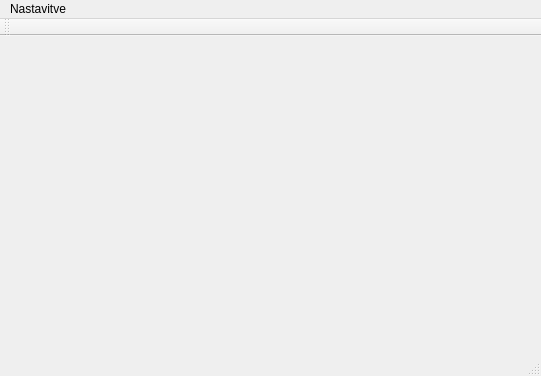
<?xml version="1.0" encoding="UTF-8"?>
<ui version="4.0">
 <class>MainWindow</class>
 <widget class="QMainWindow" name="MainWindow">
  <property name="geometry">
   <rect>
    <x>0</x>
    <y>0</y>
    <width>541</width>
    <height>376</height>
   </rect>
  </property>
  <property name="windowTitle">
   <string>MainWindow</string>
  </property>
  <widget class="QWidget" name="centralWidget">
   <layout class="QVBoxLayout" name="verticalLayout">
    <item>
     <widget class="WidgetOpenGLDraw" name="widget" native="true"/>
    </item>
   </layout>
  </widget>
  <widget class="QMenuBar" name="menuBar">
   <property name="geometry">
    <rect>
     <x>0</x>
     <y>0</y>
     <width>541</width>
     <height>26</height>
    </rect>
   </property>
   <widget class="QMenu" name="menuTest">
    <property name="title">
     <string>Nastavitve</string>
    </property>
    <addaction name="actionTest"/>
    <addaction name="actionFPS_pogled"/>
    <addaction name="actionNalo_i_trajektorijo"/>
    <addaction name="actionNalo_i_trajektorijo_2"/>
   </widget>
   <addaction name="menuTest"/>
  </widget>
  <widget class="QToolBar" name="mainToolBar">
   <attribute name="toolBarArea">
    <enum>TopToolBarArea</enum>
   </attribute>
   <attribute name="toolBarBreak">
    <bool>false</bool>
   </attribute>
  </widget>
  <widget class="QStatusBar" name="statusBar"/>
  <action name="actionTest">
   <property name="text">
    <string>Menjaj projekcijo</string>
   </property>
  </action>
  <action name="actionFPS_pogled">
   <property name="text">
    <string>FPS pogled</string>
   </property>
  </action>
  <action name="actionNalo_i_trajektorijo">
   <property name="text">
    <string>3PS pogled</string>
   </property>
  </action>
  <action name="actionNalo_i_trajektorijo_2">
   <property name="text">
    <string>Naloži trajektorijo</string>
   </property>
  </action>
 </widget>
 <layoutdefault spacing="6" margin="11"/>
 <customwidgets>
  <customwidget>
   <class>WidgetOpenGLDraw</class>
   <extends>QWidget</extends>
   <header>widgetopengldraw.h</header>
   <container>1</container>
  </customwidget>
 </customwidgets>
 <resources/>
 <connections/>
</ui>
